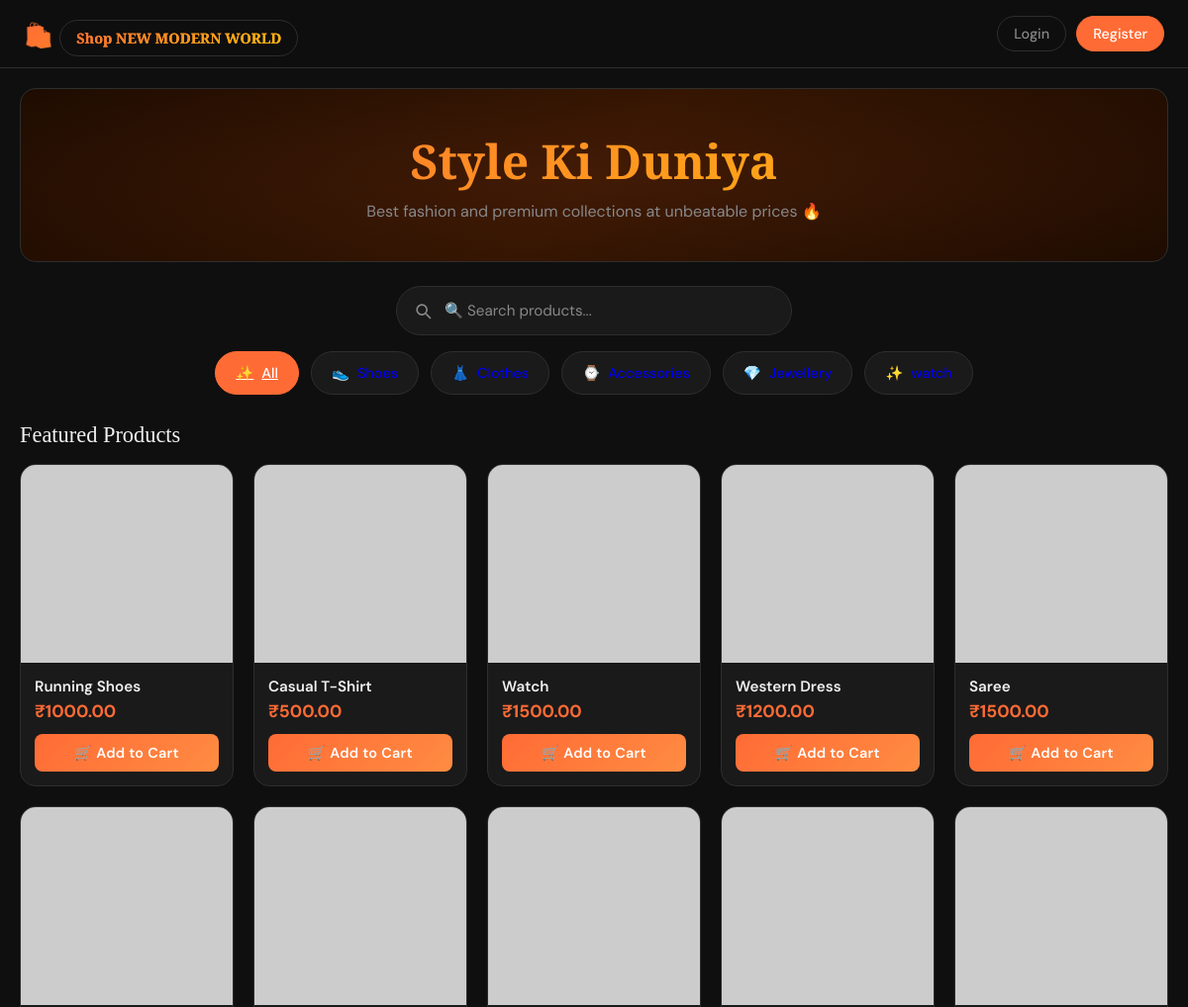
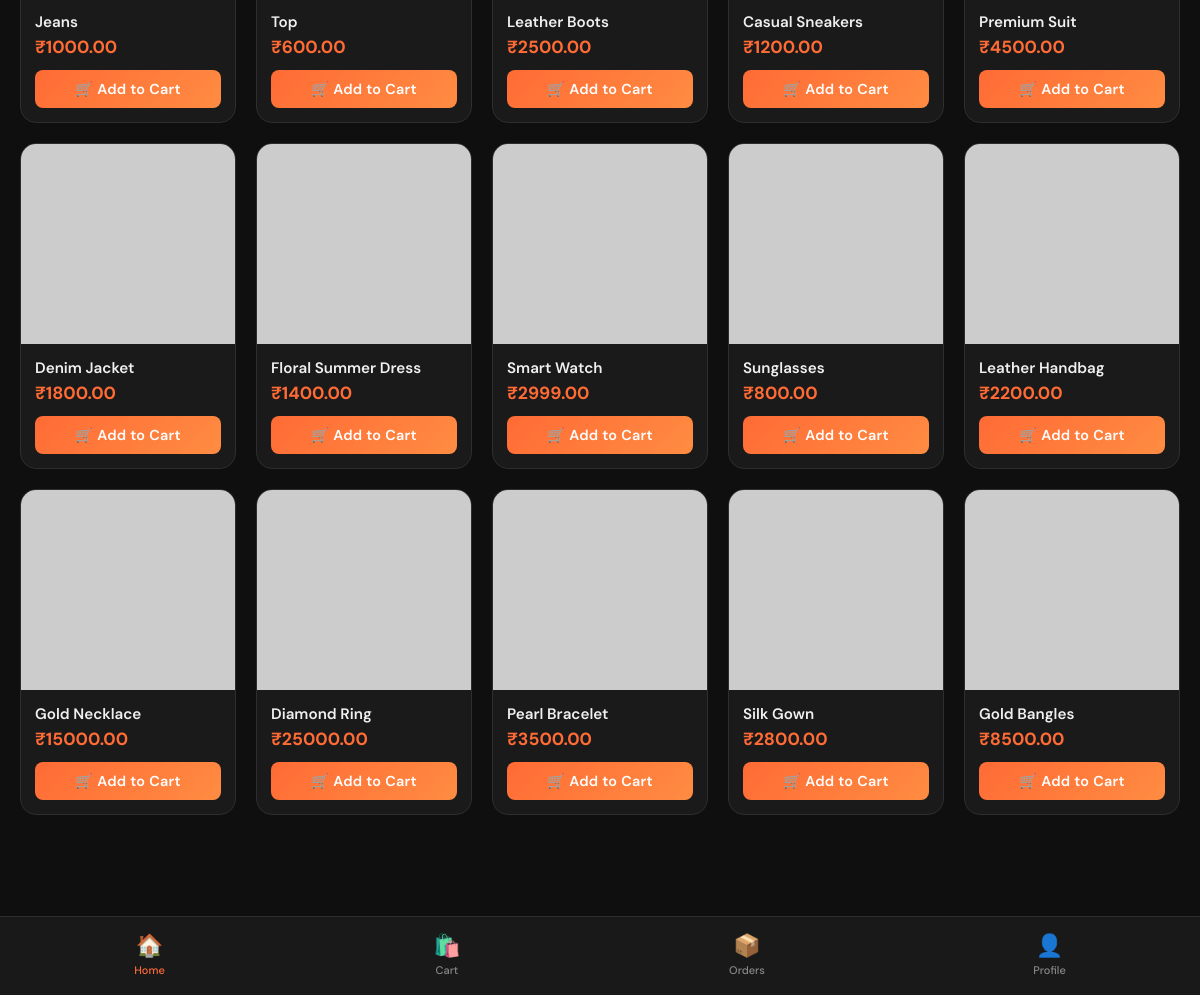
The page / on the database its author committed (2 pictures, top to bottom).
### products/models.py (models this page shows, shortened)
class Category(models.Model):
    category_name = models.CharField(max_length=100)
    class Meta:
        verbose_name_plural = "Categories"

class Product(models.Model):
    name = models.CharField(max_length=200)
    description = models.TextField()
    price = models.DecimalField(max_digits=10, decimal_places=2)
    image = models.CharField(max_length=500, null=True, blank=True, help_text="Enter image URL or local media path")
    stock = models.IntegerField(default=0)
    category = models.ForeignKey(Category, on_delete=models.CASCADE, related_name='products')

### products/views.py (the view)
# urls.py: path('', views.home_view, name='home'),
def home_view(request):
    query = request.GET.get('q', '')
    category_id = request.GET.get('category', '')
    products = Product.objects.all()
    categories = Category.objects.all()
    if query:
        products = products.filter(name__icontains=query)
    if category_id and category_id != 'all':
        products = products.filter(category_id=category_id)
    return render(request, 'products/home.html', {
        'products': products,
        'categories': categories,
        'query': query,
        'selected_category': category_id,
    })

### templates/products/home.html (shortened to what this page needs)
{% extends 'base.html' %}
{% load static %}
{% block content %}
<div class="hero">
  <h1>Style Ki Duniya</h1>
  <p>Best fashion and premium collections at unbeatable prices 🔥</p>
</div>
<form method="get" action="{% url 'home' %}" style="display: block; width: min(400px, 90%); margin: 24px auto 16px; position: relative;">
  <input type="text" name="q" value="{{ query }}" id="search" placeholder="🔍 Search products..." style="width: 100%; margin: 0;">
</form>
<div class="categories-row">
  <a href="?q={{ query }}" class="cat" {% if not selected_category or selected_category == 'all' %}style="background: var(--accent); border-color: var(--accent); color: white;"{% endif %} style="text-decoration:none;">
    ✨ <p>All</p>
  </a>
  {% for category in categories %}
    <a href="?category={{ category.id }}&q={{ query }}" class="cat"
       style="text-decoration:none;">
      <span>
        {% if category.category_name == 'Clothes' %}👗
        {% elif category.category_name == 'Shoes' %}👟
        {% elif category.category_name == 'Accessories' %}⌚
        {% elif category.category_name == 'Jewellery' %}💎
        {% else %}✨
        {% endif %}
      </span>
      <p>{{ category.category_name }}</p>
    </a>
  {% endfor %}
</div>
<p class="section-title">
  {% if query %}
    Search Results for "{{ query }}"
  {% else %}
    Featured Products
  {% endif %}
</p>
<div id="product-list">
  {% for product in products %}
    <div class="product" onclick="window.location.href='{% url 'product_detail' product.id %}'">
      <img src="{{ product.image }}" alt="{{ product.name }}"
        onerror="this.src='https://placehold.co/400x200/1a1a1a/888?text={{ product.name|urlencode }}'">
      <div class="product-info">
        <h3>{{ product.name }}</h3>
        <p>₹{{ product.price }}</p>
        <form method="post" action="{% url 'add_to_cart' product.id %}" style="margin:0;">
          <button type="submit" onclick="event.stopPropagation();">🛒 Add to Cart</button>
        </form>
      </div>
    </div>
  {% empty %}
    <div class="empty-state" style="grid-column: 1 / -1;">
      <div class="empty-icon">🔍</div>
      <h3>No products found</h3>
      <p>Try searching for something else or change categories.</p>
    </div>
  {% endfor %}
</div>
{% endblock %}

### templates/base.html (shortened to what this page needs)
{% load static %}
<!DOCTYPE html>
<html lang="en">
<head>
  <link rel="stylesheet" href="{% static 'css/style.css' %}">
</head>
<body>
<div class="navbar">
  <h2>🛍️ <a href="{% url 'home' %}" style="text-decoration:none; background: linear-gradient(135deg, var(--accent), var(--accent2)); -webkit-background-clip: text; -webkit-text-fill-color: transparent; background-clip: text; font-weight: 700;">Shop NEW MODERN WORLD</a></h2>
  <div style="display:flex; align-items:center; gap:10px;">
    {% if user.is_authenticated %}
      <a href="{% url 'cart_detail' %}">🛒 Cart</a>
      <a href="{% url 'profile' %}">👤 Profile</a>
      <a href="{% url 'logout' %}" style="border-color: #ff4444; color: #ff4444; padding: 8px 16px; border: 1px solid var(--border); border-radius: 20px; text-decoration: none; font-size: 0.85rem;" onclick="event.preventDefault(); document.getElementById('logout-form').submit();">Logout</a>
      <form id="logout-form" action="{% url 'logout' %}" method="post" style="display: none;">
        {% csrf_token %}
      </form>
    {% else %}
      <a href="{% url 'login' %}">Login</a>
      <a href="{% url 'register' %}" style="background: var(--accent); color: white; border-color: var(--accent);">Register</a>
    {% endif %}
  </div>
</div>
<div style="min-height: calc(100vh - 200px); padding-bottom: 80px;">
  {% block content %}{% endblock %}
</div>
<div class="bottom-nav">
  <a href="{% url 'home' %}" class="{% if request.resolver_match.url_name == 'home' or request.resolver_match.url_name == 'product_detail' %}active{% endif %}"><span class="icon">🏠</span>Home</a>
  <a href="{% url 'cart_detail' %}" class="{% if request.resolver_match.url_name == 'cart_detail' %}active{% endif %}"><span class="icon">🛍️</span>Cart</a>
  <a href="{% url 'order_history' %}" class="{% if request.resolver_match.url_name == 'order_history' %}active{% endif %}"><span class="icon">📦</span>Orders</a>
  <a href="{% url 'profile' %}" class="{% if request.resolver_match.url_name == 'profile' %}active{% endif %}"><span class="icon">👤</span>Profile</a>
</div>
</body>
</html>

### rows shown on the page
Product: name "Running Shoes", price "1000.00"
Product: name "Casual T-Shirt", price "500.00"
Product: name "Watch", price "1500.00"
Product: name "Western Dress", price "1200.00"
Product: name "Saree", price "1500.00"
Product: name "Jeans", price "1000.00"
Product: name "Top", price "600.00"
Product: name "Leather Boots", price "2500.00"
Product: name "Casual Sneakers", price "1200.00"
Product: name "Premium Suit", price "4500.00"
Product: name "Denim Jacket", price "1800.00"
Product: name "Floral Summer Dress", price "1400.00"
Product: name "Smart Watch", price "2999.00"
Product: name "Sunglasses", price "800.00"
Product: name "Leather Handbag", price "2200.00"
Product: name "Gold Necklace", price "15000.00"
Product: name "Diamond Ring", price "25000.00"
Product: name "Pearl Bracelet", price "3500.00"
Product: name "Silk Gown", price "2800.00"
Product: name "Gold Bangles", price "8500.00"
